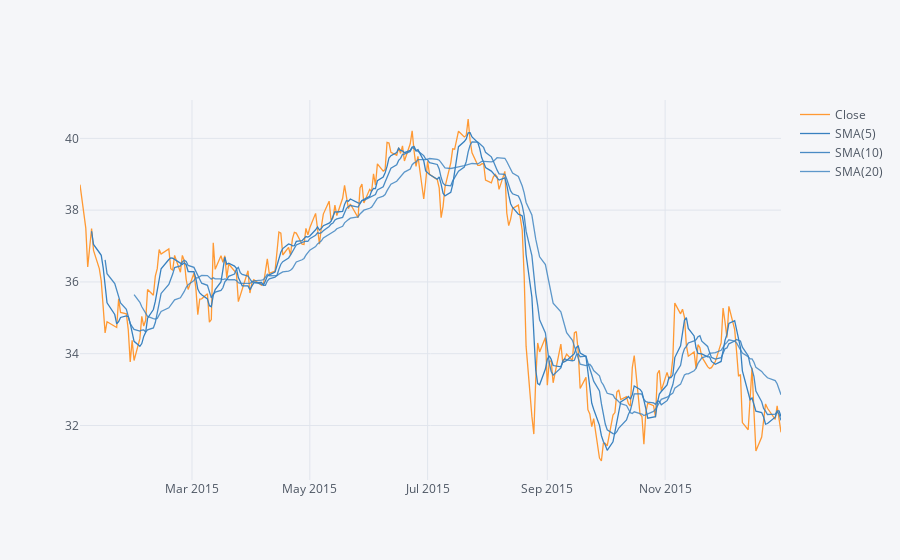

Write notebook code for a chart like this one.
### Code cell
# The 5-day, 10-day and 20-day Moving Averages curves are often used to spot near-term trend changes

MS.loc['2015-01-01':'2016-01-01']['Close'].ta_plot(study='sma', periods = [5,10,20], title = 'Simple Moving Averages')

### Figure 1 — Plotly figure (JSON) as saved in the notebook; plotly's stock layout.template omitted (floating-point values rounded to 4 significant figures; data arrays with more than 128 entries replaced by an {"elided": "..."} marker saying what was removed)
{"data": [{"line": {"color": "rgba(255, 153, 51, 1.0)", "dash": "solid", "shape": "linear", "width": 1.3}, "mode": "lines", "name": "Close", "text": "", "type": "scatter", "x": {"elided": "252 str values"}, "y": {"elided": "252 float values"}}, {"line": {"color": "rgba(55, 128, 191, 1.0)", "dash": "solid", "shape": "linear", "width": 1.3}, "mode": "lines", "name": "SMA(5)", "text": "", "type": "scatter", "x": {"elided": "252 str values"}, "y": {"elided": "252 mixed values"}}, {"line": {"color": "rgba(55, 128, 191, 0.8999999999999999)", "dash": "solid", "shape": "linear", "width": 1.3}, "mode": "lines", "name": "SMA(10)", "text": "", "type": "scatter", "x": {"elided": "252 str values"}, "y": {"elided": "252 mixed values"}}, {"line": {"color": "rgba(55, 128, 191, 0.7999999999999998)", "dash": "solid", "shape": "linear", "width": 1.3}, "mode": "lines", "name": "SMA(20)", "text": "", "type": "scatter", "x": {"elided": "252 str values"}, "y": {"elided": "252 mixed values"}}], "layout": {"legend": {"bgcolor": "#F5F6F9", "font": {"color": "#4D5663"}}, "paper_bgcolor": "#F5F6F9", "plot_bgcolor": "#F5F6F9", "title": {"font": {"color": "#4D5663"}}, "xaxis": {"gridcolor": "#E1E5ED", "showgrid": true, "tickfont": {"color": "#4D5663"}, "title": {"font": {"color": "#4D5663"}, "text": ""}, "zerolinecolor": "#E1E5ED"}, "yaxis": {"gridcolor": "#E1E5ED", "showgrid": true, "tickfont": {"color": "#4D5663"}, "title": {"font": {"color": "#4D5663"}, "text": ""}, "zerolinecolor": "#E1E5ED"}}}
